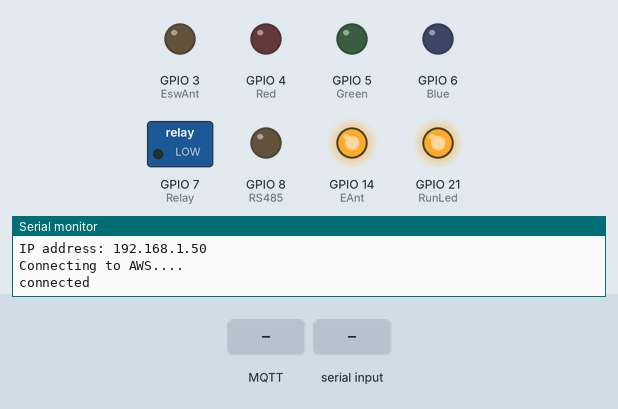
Recording of a sketch running on a simulated Seeed XIAO ESP32-S3. Parts: switched loads named in the sketch (green lamp = pin HIGH), output pins drawn as LEDs (lit = HIGH), the last lines printed to the serial monitor. The inputs (shaded band) are chosen by the test bench. WiFi joins after 1.5 s; servers stay silent unless stated; no MQTT or app messages arrive unless stated.

Above: at 3.4 s.
3.5 s: MQTT message "1" arrives on the first subscribed topic
At 4.1 s:
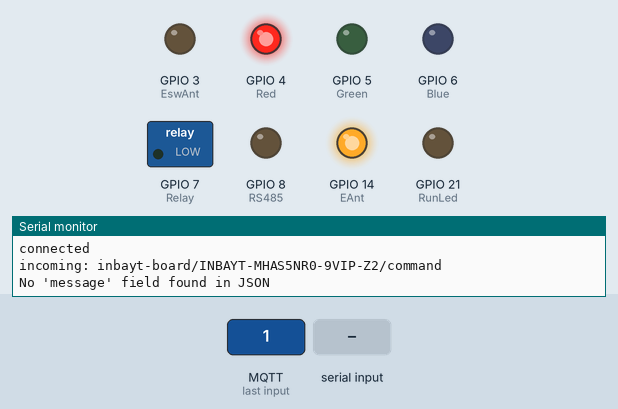
6.5 s: "allowed\n" received over the second serial link
At 6.81 s:
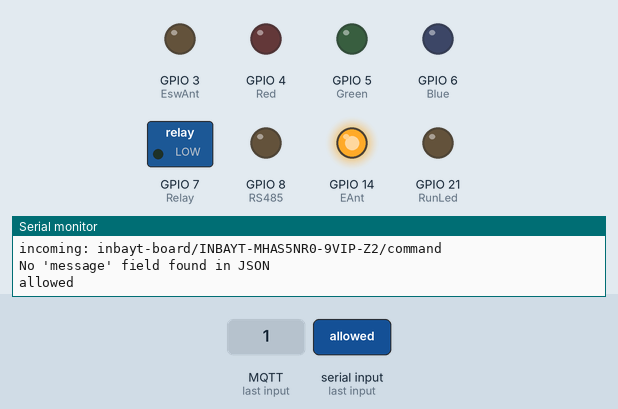
9.5 s: MQTT message "allowed" arrives on the first subscribed topic
12.5 s: "notAllowed\n" received over the second serial link
At 13.3 s:
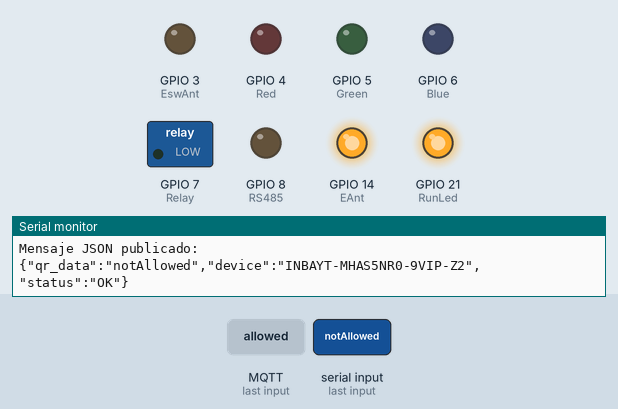
15.5 s: "1\n" received over the second serial link
At 16.4 s:
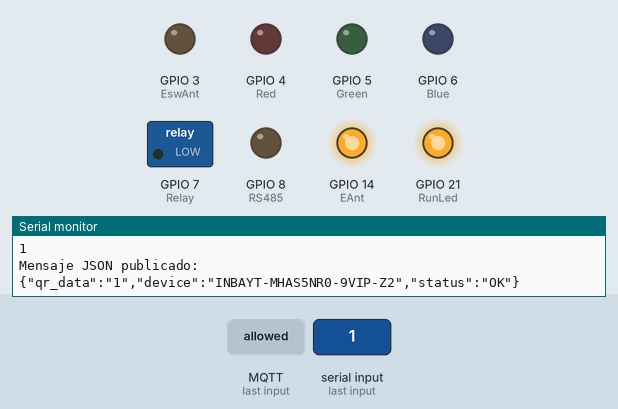
Timing chart, 0 to 18.5 s (numbered marks = the images above; inputs shaded):
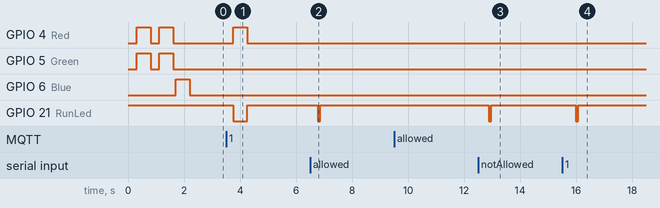

The sketch:

Inbayt.ino
```cpp
#include "Settings.h"
#include <WiFiClientSecure.h>
#include <PubSubClient.h>
#include <ArduinoJson.h>
#include <WiFi.h>

#define Relay D8
#define TimeRelay 500
#define RunLed LED_BUILTIN
#define TimeRunLed 500
#define RS485 D9
#define Red D3
#define TimeRed 500
#define Blue D5
#define TimeBlue 500
#define Green D4
#define TimeGreen 500
#define EswAnt 3
#define EAnt 14
#define Rx D7
#define Tx D6

WiFiClientSecure espClient = WiFiClientSecure();
PubSubClient client(espClient);

void Toggle_Relay(void);
void Toggle_RunLed(void);
void Toggle_RedLed(void);
void Toggle_BlueLed(void);
void Toggle_GreenLed(void);
void Toggle_YellowLed(void);
void connectAWS(void);
void sendJsonData(void);
void messageHandler(char* topic, byte* payload, unsigned int length);
void reconnect_AWS(void);
void setup_wifi(void);

void setup() {
  Serial.begin(115200);  // USB serial
  Serial1.begin(115200,SERIAL_8N1,Rx,Tx); // UART0

  pinMode(Relay, OUTPUT);
  pinMode(RunLed, OUTPUT);
  pinMode(Red, OUTPUT);
  pinMode(Blue, OUTPUT);
  pinMode(Green, OUTPUT);
  pinMode(EswAnt, OUTPUT);// XIAO C6 quitar para XIAO S3
  pinMode(EAnt, OUTPUT);// XIAO C6 quitar para XIAO S3
  pinMode(RS485, OUTPUT);

  digitalWrite(RunLed, HIGH);
  digitalWrite(Relay, LOW);
  digitalWrite(Red, LOW);
  digitalWrite(Blue, LOW);
  digitalWrite(Green, LOW);
  digitalWrite(EswAnt, LOW);// XIAO C6 quitar para XIAO S3
  digitalWrite(EAnt, HIGH);// XIAO C6 quitar para XIAO S3
  digitalWrite(RS485, LOW);

  setup_wifi();
  connectAWS();
}

void loop() {
  if (Serial1.available()> 0) {
    sendJsonData();
  }

  if (!client.connected()) {
    reconnect_AWS();
  }
  client.loop();
  Toggle_RunLed();
}

void Toggle_RunLed(void)
{
    digitalWrite(RunLed, HIGH);
    delay(TimeRunLed);
    digitalWrite(RunLed, LOW);
}
void Toggle_RedLed(void)
{
    digitalWrite(Red, HIGH);
    delay(TimeRed);
    digitalWrite(Red, LOW);
}
void Toggle_BlueLed(void)
{
    digitalWrite(Blue, HIGH);
    delay(TimeBlue);
    digitalWrite(Blue, LOW);
}
void Toggle_GreenLed(void)
{
    digitalWrite(Green, HIGH);
    delay(TimeGreen);
    digitalWrite(Green, LOW);
}
void Toggle_YellowLed(void)
{
    digitalWrite(Red, HIGH);
    digitalWrite(Green, HIGH);
    delay(TimeRed);
    digitalWrite(Red, LOW);
    digitalWrite(Green, LOW);
}

void Toggle_Relay(void)
{
    digitalWrite(Green, HIGH);
    digitalWrite(Relay,HIGH);
    delay(TimeRelay);
    digitalWrite(Green, LOW);
    digitalWrite(Relay, LOW);
}

void connectAWS(void) {
  delay(100);
  client.setServer(AWS_IOT_ENDPOINT, 8883);
  client.setCallback(messageHandler);

  while (!client.connected()) {
    Serial.println("Connecting to AWS....");
    Toggle_BlueLed();
    if (client.connect(THINGNAME)) {
        Serial.println("connected");
        }
    else {
      Serial.print("failed with state ");
      Serial.println(client.state());
      delay(200);
      }
    // Subscribe to a topic
    client.subscribe(AWS_IOT_SUBSCRIBE_TOPIC);
  }
}

void sendJsonData() {

  String data = Serial1.readStringUntil('\n');
  Serial.println(data);
  delay(100);
  // Crea un objeto JSON
  StaticJsonDocument<200> doc;
  doc["qr_data"] = data;      // Dato leído del QR
  doc["device"] = THINGNAME; // Identificación del dispositivo
  doc["status"] = "OK";  // Estado

  // Serializa el objeto JSON a un buffer
  char buffer[256];
  serializeJson(doc, buffer);

  // Publica el mensaje JSON al tema MQTT
  if (client.publish(AWS_IOT_PUBLISH_TOPIC, buffer)) {
    Serial.println("Mensaje JSON publicado:");
    Serial.println(buffer);
  } else {
    Serial.println("Error al publicar mensaje JSON.");
  }
}

void messageHandler(char* topic, byte* payload, unsigned int length) {
  Serial.print("incoming: ");
  Serial.println(topic);
  StaticJsonDocument<200> doc;
  DeserializationError error = deserializeJson(doc, payload, length);

  if (error) {
    Serial.print(F("deserializeJson() failed: "));
    Serial.println(error.c_str());
    return;  // No seguimos si falló el JSON
  }

  const char* message = doc["message"];

  if (message) {
    Serial.print("Message received: ");
    Serial.println(message);

    if (strcmp(message, "allowed") == 0) {
      Toggle_Relay();
    }
    else if (strcmp(message, "notAllowed") == 0) {
      Toggle_RedLed();
      }
    else {
      Serial.println("Unknown message");
      Toggle_RedLed();
    }
  }
  else {
    Serial.println("No 'message' field found in JSON");
    Toggle_RedLed();
  }
}

void reconnect_AWS(void) {
  while (!client.connected()) {
    Serial.println("Attempting AWS IoT Core connection...");
    // Subscribe to a topic
    Toggle_BlueLed();
    if (client.connect(THINGNAME)) {
      Serial.println("AWS IoT Connected!");
      client.subscribe(AWS_IOT_SUBSCRIBE_TOPIC);
    } else {
      Serial.print("failed, rc=");
      Serial.print(client.state());
      Serial.println(" try again in 5 seconds");
      delay(5000);
    }
  }
}

void setup_wifi(void) {
  WiFi.mode(WIFI_STA);
  delay(10);
  Serial.println();
  Serial.print("Connecting to ");
  Serial.println(WIFI_NAME);
  WiFi.begin(WIFI_NAME, WIFI_PASS);

  while (WiFi.status() != WL_CONNECTED) {
    delay(300);
    Serial.print(".");
    Toggle_YellowLed();
  }

  Serial.println("");
  Serial.println("WiFi Connected");
  Serial.print("IP address: ");
  Serial.println(WiFi.localIP());
  espClient.setCACert(AWS_CERT_CA);
  espClient.setCertificate(AWS_CERT_CRT);
  espClient.setPrivateKey(AWS_CERT_PRIVATE);
}
```

Settings.h
```cpp
#include <pgmspace.h>

#define SECRET
#define THINGNAME "INBAYT-MHAS5NR0-9VIP-Z2"  //change this
#define AWS_IOT_PUBLISH_TOPIC  "inbayt-things/" THINGNAME "/status"
#define AWS_IOT_SUBSCRIBE_TOPIC "inbayt-board/" THINGNAME "/command"

const char WIFI_NAME[] = "NuevaOrden-2.4G"; //SecureSmart
const char WIFI_PASS[] = "Conn3cta2-!2025";   //D23s3!-dotQP
const char AWS_IOT_ENDPOINT[] = "a1f7ttbw380z0d-ats.iot.us-east-2.amazonaws.com";  //change this

// Amazon Root CA 1
static const char AWS_CERT_CA[] PROGMEM = R"EOF(

-----BEGIN CERTIFICATE-----
MIIDQTCCAimgAwIBAgITBmyfz5m/jAo54vB4ikPmljZbyjANBgkqhkiG9w0BAQsF
ADA5MQswCQYDVQQGEwJVUzEPMA0GA1UEChMGQW1hem9uMRkwFwYDVQQDExBBbWF6
b24gUm9vdCBDQSAxMB4XDTE1MDUyNjAwMDAwMFoXDTM4MDExNzAwMDAwMFowOTEL
MAkGA1UEBhMCVVMxDzANBgNVBAoTBkFtYXpvbjEZMBcGA1UEAxMQQW1hem9uIFJv
b3QgQ0EgMTCCASIwDQYJKoZIhvcNAQEBBQADggEPADCCAQoCggEBALJ4gHHKeNXj
ca9HgFB0fW7Y14h29Jlo91ghYPl0hAEvrAIthtOgQ3pOsqTQNroBvo3bSMgHFzZM
9O6II8c+6zf1tRn4SWiw3te5djgdYZ6k/oI2peVKVuRF4fn9tBb6dNqcmzU5L/qw
IFAGbHrQgLKm+a/sRxmPUDgH3KKHOVj4utWp+UhnMJbulHheb4mjUcAwhmahRWa6
VOujw5H5SNz/0egwLX0tdHA114gk957EWW67c4cX8jJGKLhD+rcdqsq08p8kDi1L
93FcXmn/6pUCyziKrlA4b9v7LWIbxcceVOF34GfID5yHI9Y/QCB/IIDEgEw+OyQm
jgSubJrIqg0CAwEAAaNCMEAwDwYDVR0TAQH/BAUwAwEB/zAOBgNVHQ8BAf8EBAMC
AYYwHQYDVR0OBBYEFIQYzIU07LwMlJQuCFmcx7IQTgoIMA0GCSqGSIb3DQEBCwUA
A4IBAQCY8jdaQZChGsV2USggNiMOruYou6r4lK5IpDB/G/wkjUu0yKGX9rbxenDI
U5PMCCjjmCXPI6T53iHTfIUJrU6adTrCC2qJeHZERxhlbI1Bjjt/msv0tadQ1wUs
N+gDS63pYaACbvXy8MWy7Vu33PqUXHeeE6V/Uq2V8viTO96LXFvKWlJbYK8U90vv
o/ufQJVtMVT8QtPHRh8jrdkPSHCa2XV4cdFyQzR1bldZwgJcJmApzyMZFo6IQ6XU
5MsI+yMRQ+hDKXJioaldXgjUkK642M4UwtBV8ob2xJNDd2ZhwLnoQdeXeGADbkpy
rqXRfboQnoZsG4q5WTP468SQvvG5
-----END CERTIFICATE-----

)EOF";

// Device Certificate  (CRT)
static const char AWS_CERT_CRT[] PROGMEM = R"EOF(

-----BEGIN CERTIFICATE-----
MIIDWTCCAkGgAwIBAgIUeAad+GAT+X1QNb+T3q6rHjgv1bYwDQYJKoZIhvcNAQEL
BQAwTTFLMEkGA1UECwxCQW1hem9uIFdlYiBTZXJ2aWNlcyBPPUFtYXpvbi5jb20g
SW5jLiBMPVNlYXR0bGUgU1Q9V2FzaGluZ3RvbiBDPVVTMB4XDTI1MTAyODE2Mjkx
N1oXDTQ5MTIzMTIzNTk1OVowHjEcMBoGA1UEAwwTQVdTIElvVCBDZXJ0aWZpY2F0
ZTCCASIwDQYJKoZIhvcNAQEBBQADggEPADCCAQoCggEBAMFdTtZvedQxcmkmRrAq
3u0Sol9g9oD19anQyMrLOTHIp+Sf8zTjgEG/hxXh5lF1BEd7r4z3yVsayPMZjtI2
EZaxa+0b4QwV2rwSzTkz6IIrFTpyp5egel0tf/93nPfyKS2t1WoW3fXIZjINthBW
VPM3Tcm/H+tFJkDEgRw4JMh7NdnjsfBGV12A1d3sg0JSuS2RO1XUNkA4fmVTaXur
gPLeljvqO2Aketh9eB7EBT2xGWFIL+DZLVh9XJqEDiVXPQzDwCt+UMLBXyEAOoiX
yt1JWFQNh6tBch1lT78hmUBUEqgeZy1a9BbZyVG3LOmhPqg7P3hPPIh7KzMMcTYf
42kCAwEAAaNgMF4wHwYDVR0jBBgwFoAUuT9kuTygzhFzJ5fNq41kqJuGGLYwHQYD
VR0OBBYEFI68AaEIN8BLT4OKIcfONlGqsIlbMAwGA1UdEwEB/wQCMAAwDgYDVR0P
AQH/BAQDAgeAMA0GCSqGSIb3DQEBCwUAA4IBAQDEfcLUK4BVBnDRwGcC2ktTYlgE
GSO8Vr5hX74vCgrC50kw3ICwKFjYNN10+Eep/2n1aiDT6M58yawKFJecLGGHgOaF
EPdskb2ljbyJkDneX8EZNwgkFksenzjTTv52i3NZw7K3COV/DjcXCHARSxwwct1V
AVV5wNL36jtt/VINBAmEGpgl2FtJSjZ+Xj2RO0r9q787oLVPhPOmdQyseX4CXHeu
OSWIq35wmeHM7ASgS1cv1VQfCKVXzwpKBfaCrsPHbn90gXLJFRNtd/IhOQ+f+yDu
JaNeHuh7Z0zgH05c8pWW2kcZ17X6CrVc+997Qbj8sBsmD3ZiVB0Pg0NX9uQi
-----END CERTIFICATE-----

)EOF";

// Device Private Key
static const char AWS_CERT_PRIVATE[] PROGMEM = R"EOF(

-----BEGIN RSA PRIVATE KEY-----
MIIEpQIBAAKCAQEAwV1O1m951DFyaSZGsCre7RKiX2D2gPX1qdDIyss5Mcin5J/z
NOOAQb+HFeHmUXUER3uvjPfJWxrI8xmO0jYRlrFr7RvhDBXavBLNOTPogisVOnKn
l6B6XS1//3ec9/IpLa3Vahbd9chmMg22EFZU8zdNyb8f60UmQMSBHDgkyHs12eOx
8EZXXYDV3eyDQlK5LZE7VdQ2QDh+ZVNpe6uA8t6WO+o7YCR62H14HsQFPbEZYUgv
4NktWH1cmoQOJVc9DMPAK35QwsFfIQA6iJfK3UlYVA2Hq0FyHWVPvyGZQFQSqB5n
LVr0FtnJUbcs6aE+qDs/eE88iHsrMwxxNh/jaQIDAQABAoIBAQCTC5AehhuRgCDP
UapD4fYxNxB/k88hdungv8NSZIUUFNGIjRJ4T+GDHlFuFKH/pAsjCS4Q94YKYC4c
oHz54uAxRq8aWy8i76Otjma+b3kLNBQqpHJKXmFvZmCGN8II1AD4mc9HpCga9tCw
k7i2Z9CmPJJNL6joU2eprUW53gAq7CKs9Kpt/WqEiy6CAyfY7Xkm6LpD6KeHk2kj
MQNy0/7KS/kYqt6/CF6foLL3pe8Fi9rwtK9czkVmQj9aR5PJlkBBniQwwvTP1zeQ
L0MGEFwVqVlUvCKQySu2NmiTlYsNNFVwvhyE+jpCw2DKP7TFHwooT/rW3zoxsl3q
8YTLviphAoGBAPueLn+GsMjAYXMkl3ASRn4cEnud92KqbnEO1vr6TKL06ohuGiEo
TGNyqZ9/42NE2eQfh7n/xELW+TJYdAdLDmRsP7AcaUjoHyVEq88yQx4kjkReCUPn
pe3lMwhCB3hBMq7jIFamfFohHRyVFkMU+k2skLf4Plupgvcr8tgsIXW1AoGBAMS7
aHqr3kTPiP/4k47LoUEt0bW9VWLqtBLpw1rqPj28zneTDMToxnGToRp112IgUP7O
OGk3AmRqkUvb+OF2U0Y+X4WKITJJ9HI5FUC/ZhjwtnsQMhuR/Sa3Gge+NAjsJgep
+ds2kdfkeC9ftENWajrckXThdNJcP9dA1BcQsodlAoGBAPl8sLI2BRgo2Pdoctfm
5wqoHxN/YAnu368ufa9Be7egjORV94alBIke6l2CWx7U6A+vy857ckisC08GMZYB
r/WW99dRdHub3TYAzzKUrcQ3jvDvJNS13erydhVcEzgDvZN3FVuVnHtplgn/MaG2
LTHTR3OCq6ILhBY893+s0kh5AoGACXxf1UpkNT0sheseckwvQk1LR1ARxes7M45B
9ShGSAPKkMluXDA9IUzU/8me0QRt41teLPSSEPVyfA3nOjfSXBi10mKOpzYZq0hF
VhHkgl9Y7SYixGGNq0g44Rayu5tnWgdAHOnMrnQ9t0sODhEkniH0gYY9c8cu7Nob
X+FWOmECgYEAunUk2bVjfYrkwE8zGanrpf8m26uK3G0JkfhN9E6Ka4O0eZDlDxo1
G/eqiZBZqA3Gg/ogMjVsdmvUGGN0T/TH5R3/vPq2Z6DMNcdMhmrZ8aoq0NNO52UU
/4yB9Os5/B2KuuwFhUZn7MDxAQo52al54FDacM+8lP86aIVoOa63L74=
-----END RSA PRIVATE KEY-----

)EOF";
```

Measured:
- after the input at 3.5 s, GPIO 4 (Red): LOW → HIGH after 0.27 s, → LOW 0.50 s later; GPIO 21 (RunLed): HIGH → LOW after 0.26 s, → HIGH 0.50 s later
- after the input at 6.5 s, GPIO 21 (RunLed): HIGH → LOW after 0.27 s, → HIGH 0.10 s later
- after the input at 12.5 s, GPIO 21 (RunLed): HIGH → LOW after 0.38 s, → HIGH 0.10 s later
- after the input at 15.5 s, GPIO 21 (RunLed): HIGH → LOW after 0.48 s, → HIGH 0.10 s later
